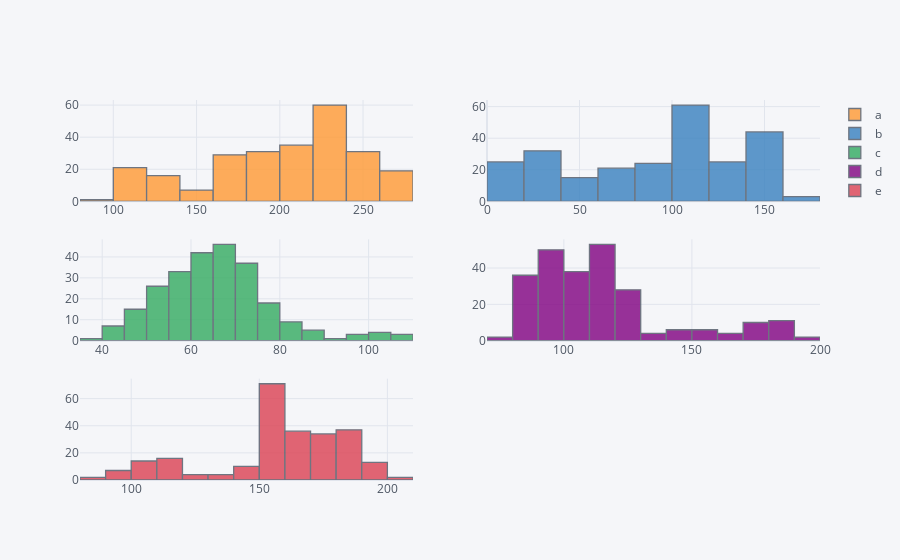

The cell this chart's notebook holds for it:
### Markdown cell above
散点，bar,hist,line多种图iplot都适用。

### Code cell
plyo.iplot(df.iplot(kind='hist',subplots=True,bins=15, asFigure = True))

### Figure 1 — Plotly figure (JSON) as saved in the notebook; plotly's stock layout.template omitted (floating-point values rounded to 4 significant figures; data arrays with more than 128 entries replaced by an {"elided": "..."} marker saying what was removed)
{"data": [{"histfunc": "count", "histnorm": "", "marker": {"color": "rgba(255, 153, 51, 1.0)", "line": {"color": "#4D5663", "width": 1.3}}, "name": "a", "nbinsx": 15, "opacity": 0.8, "orientation": "v", "type": "histogram", "x": {"elided": "250 float values"}, "xaxis": "x", "yaxis": "y"}, {"histfunc": "count", "histnorm": "", "marker": {"color": "rgba(55, 128, 191, 1.0)", "line": {"color": "#4D5663", "width": 1.3}}, "name": "b", "nbinsx": 15, "opacity": 0.8, "orientation": "v", "type": "histogram", "x": {"elided": "250 float values"}, "xaxis": "x2", "yaxis": "y2"}, {"histfunc": "count", "histnorm": "", "marker": {"color": "rgba(50, 171, 96, 1.0)", "line": {"color": "#4D5663", "width": 1.3}}, "name": "c", "nbinsx": 15, "opacity": 0.8, "orientation": "v", "type": "histogram", "x": {"elided": "250 float values"}, "xaxis": "x3", "yaxis": "y3"}, {"histfunc": "count", "histnorm": "", "marker": {"color": "rgba(128, 0, 128, 1.0)", "line": {"color": "#4D5663", "width": 1.3}}, "name": "d", "nbinsx": 15, "opacity": 0.8, "orientation": "v", "type": "histogram", "x": {"elided": "250 float values"}, "xaxis": "x4", "yaxis": "y4"}, {"histfunc": "count", "histnorm": "", "marker": {"color": "rgba(219, 64, 82, 1.0)", "line": {"color": "#4D5663", "width": 1.3}}, "name": "e", "nbinsx": 15, "opacity": 0.8, "orientation": "v", "type": "histogram", "x": {"elided": "250 float values"}, "xaxis": "x5", "yaxis": "y5"}], "layout": {"barmode": "overlay", "legend": {"bgcolor": "#F5F6F9", "font": {"color": "#4D5663"}}, "paper_bgcolor": "#F5F6F9", "plot_bgcolor": "#F5F6F9", "title": {"font": {"color": "#4D5663"}}, "xaxis": {"anchor": "y", "domain": [0, 0.45], "gridcolor": "#E1E5ED", "showgrid": true, "tickfont": {"color": "#4D5663"}, "title": {"font": {"color": "#4D5663"}, "text": ""}, "zerolinecolor": "#E1E5ED"}, "xaxis2": {"anchor": "y2", "domain": [0.55, 1], "gridcolor": "#E1E5ED", "showgrid": true, "tickfont": {"color": "#4D5663"}, "title": {"font": {"color": "#4D5663"}, "text": ""}, "zerolinecolor": "#E1E5ED"}, "xaxis3": {"anchor": "y3", "domain": [0, 0.45], "gridcolor": "#E1E5ED", "showgrid": true, "tickfont": {"color": "#4D5663"}, "title": {"font": {"color": "#4D5663"}, "text": ""}, "zerolinecolor": "#E1E5ED"}, "xaxis4": {"anchor": "y4", "domain": [0.55, 1], "gridcolor": "#E1E5ED", "showgrid": true, "tickfont": {"color": "#4D5663"}, "title": {"font": {"color": "#4D5663"}, "text": ""}, "zerolinecolor": "#E1E5ED"}, "xaxis5": {"anchor": "y5", "domain": [0, 0.45], "gridcolor": "#E1E5ED", "showgrid": true, "tickfont": {"color": "#4D5663"}, "title": {"font": {"color": "#4D5663"}, "text": ""}, "zerolinecolor": "#E1E5ED"}, "yaxis": {"anchor": "x", "domain": [0.7333, 1], "gridcolor": "#E1E5ED", "showgrid": true, "tickfont": {"color": "#4D5663"}, "title": {"font": {"color": "#4D5663"}, "text": ""}, "zerolinecolor": "#E1E5ED"}, "yaxis2": {"anchor": "x2", "domain": [0.7333, 1], "gridcolor": "#E1E5ED", "showgrid": true, "tickfont": {"color": "#4D5663"}, "title": {"font": {"color": "#4D5663"}, "text": ""}, "zerolinecolor": "#E1E5ED"}, "yaxis3": {"anchor": "x3", "domain": [0.3667, 0.6333], "gridcolor": "#E1E5ED", "showgrid": true, "tickfont": {"color": "#4D5663"}, "title": {"font": {"color": "#4D5663"}, "text": ""}, "zerolinecolor": "#E1E5ED"}, "yaxis4": {"anchor": "x4", "domain": [0.3667, 0.6333], "gridcolor": "#E1E5ED", "showgrid": true, "tickfont": {"color": "#4D5663"}, "title": {"font": {"color": "#4D5663"}, "text": ""}, "zerolinecolor": "#E1E5ED"}, "yaxis5": {"anchor": "x5", "domain": [0, 0.2667], "gridcolor": "#E1E5ED", "showgrid": true, "tickfont": {"color": "#4D5663"}, "title": {"font": {"color": "#4D5663"}, "text": ""}, "zerolinecolor": "#E1E5ED"}}}
